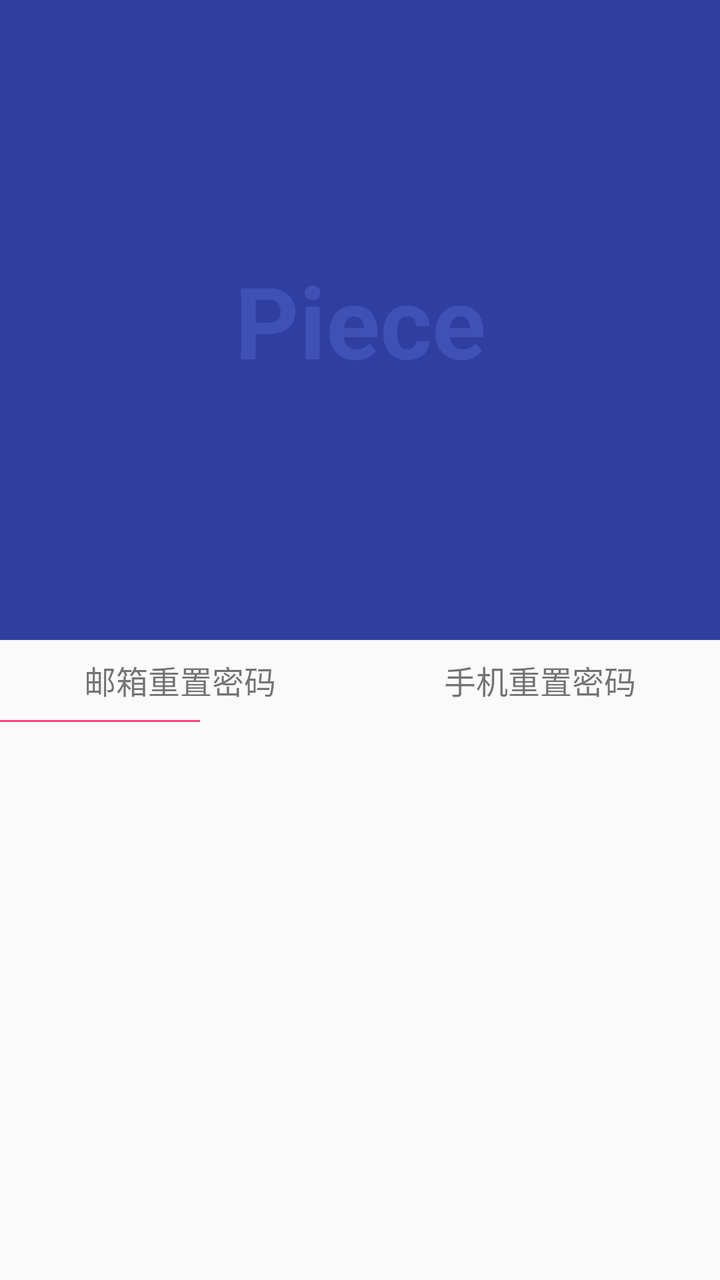
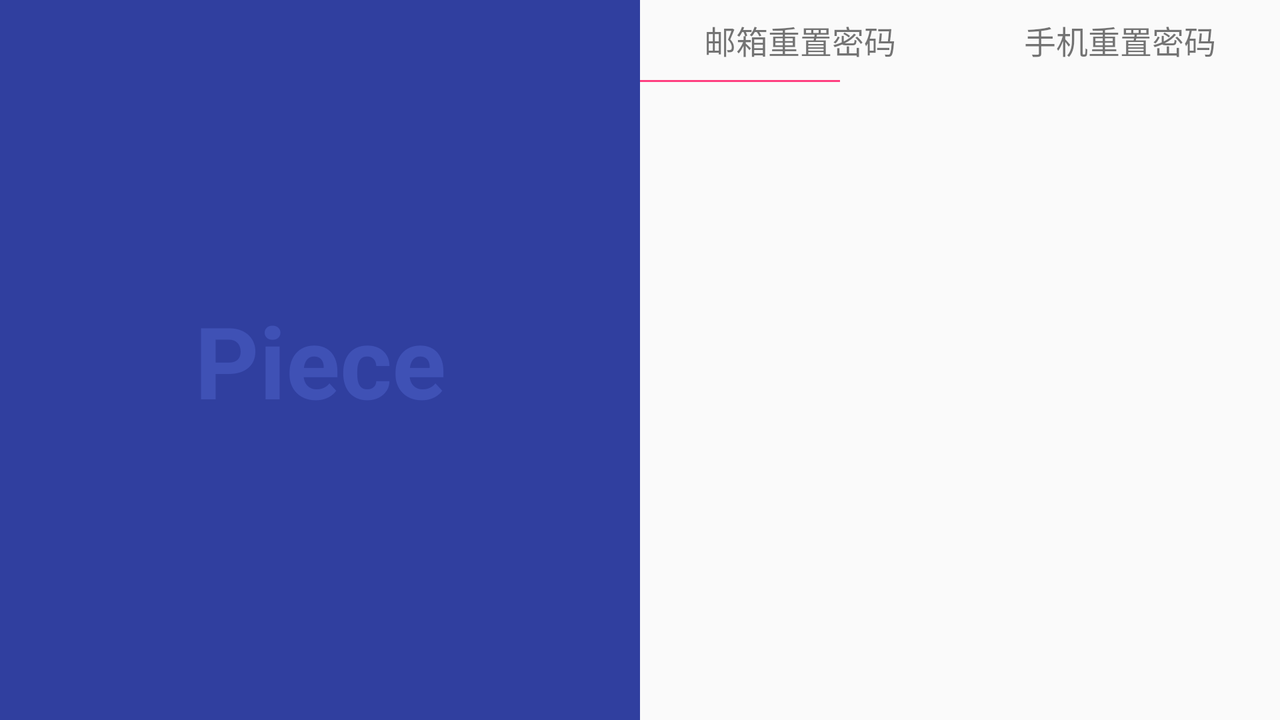

Two renders of one Android screen. The first uses the default layout on a phone; the second uses the alternative layout the repository ships for a different screen configuration, on a matching device. The two XML files are below.
<!-- AndroidManifest.xml: application theme AppTheme -->
<!-- res/layout/activity_reset_pwd.xml -->
<LinearLayout xmlns:android="http://schemas.android.com/apk/res/android"
    xmlns:tools="http://schemas.android.com/tools"
    android:layout_width="match_parent"
    android:layout_height="match_parent"
    android:gravity="center_horizontal"
    android:orientation="vertical"
    tools:context=".controller.LoginRegister.ResetPwdActivity">

    <LinearLayout
        android:layout_width="match_parent"
        android:layout_height="0dp"
        android:layout_weight="1"
        android:background="@color/colorPrimaryDark">

        <TextView
            android:layout_width="match_parent"
            android:layout_height="match_parent"
            android:gravity="center"
            android:keepScreenOn="true"
            android:text="@string/app_name"
            android:textColor="@color/colorPrimary"
            android:textSize="50sp"
            android:textStyle="bold" />
    </LinearLayout>

    <LinearLayout
        android:layout_width="match_parent"
        android:layout_height="0dp"
        android:layout_weight="1"
        android:orientation="vertical">

        <include layout="@layout/tab_reset_pwd" />

        <TextView
            android:id="@+id/line_tab"
            android:layout_width="100dp"
            android:layout_height="1dp"
            android:background="@color/colorAccent" />

        <android.support.v4.view.ViewPager
            android:id="@+id/resetPwd_viewPager"
            android:layout_width="match_parent"
            android:layout_height="wrap_content"
            android:padding="16dp">
        </android.support.v4.view.ViewPager>

    </LinearLayout>



</LinearLayout>
<!-- res/layout/tab_reset_pwd.xml (included above) -->
<?xml version="1.0" encoding="utf-8"?>
<LinearLayout xmlns:android="http://schemas.android.com/apk/res/android"
    android:orientation="horizontal" android:layout_width="match_parent"
    android:layout_height="40dp">
    <TextView
        android:id="@+id/tv_tab0"
        android:layout_width="0dp"
        android:layout_height="match_parent"
        android:layout_weight="1"
        android:text="邮箱重置密码"
        android:textSize="16sp"
        android:gravity="center" />
    <TextView
        android:id="@+id/tv_tab1"
        android:layout_width="0dp"
        android:layout_height="match_parent"
        android:layout_weight="1"
        android:text="手机重置密码"
        android:textSize="16sp"
        android:gravity="center" />

</LinearLayout>
<!-- resources referenced by this layout -->
<resources>
  <color name="colorAccent">#FF4081</color>
  <color name="colorPrimary">#3F51B5</color>
  <color name="colorPrimaryDark">#303F9F</color>
  <string name="app_name">Piece</string>
  <style name="AppTheme" parent="Theme.AppCompat.Light.NoActionBar">
          
          <item name="colorPrimary">@color/colorPrimary</item>
          <item name="colorPrimaryDark">@color/colorPrimaryDark</item>
          <item name="colorAccent">@color/colorAccent</item>
      </style>
</resources>
<!-- res/layout-land/activity_reset_pwd.xml (the repository's variant of the layout above) -->
<!-- drawn on the phone turned sideways -->
<LinearLayout xmlns:android="http://schemas.android.com/apk/res/android"
    xmlns:tools="http://schemas.android.com/tools"
    android:layout_width="match_parent"
    android:layout_height="match_parent"
    android:gravity="center_horizontal"
    android:orientation="horizontal"
    tools:context=".controller.LoginRegister.ResetPwdActivity">

    <LinearLayout
        android:layout_width="0dp"
        android:layout_height="match_parent"
        android:layout_weight="1"
        android:background="@color/colorPrimaryDark">

        <TextView
            android:layout_width="match_parent"
            android:layout_height="match_parent"
            android:gravity="center"
            android:keepScreenOn="true"
            android:text="@string/app_name"
            android:textColor="@color/colorPrimary"
            android:textSize="50sp"
            android:textStyle="bold" />
    </LinearLayout>

    <LinearLayout
        android:layout_width="0dp"
        android:layout_height="match_parent"
        android:layout_weight="1"
        android:orientation="vertical">

        <include layout="@layout/tab_reset_pwd" />

        <TextView
            android:id="@+id/line_tab"
            android:layout_width="100dp"
            android:layout_height="1dp"
            android:background="@color/colorAccent" />

        <android.support.v4.view.ViewPager
            android:id="@+id/resetPwd_viewPager"
            android:layout_width="match_parent"
            android:layout_height="wrap_content"
            android:padding="16dp">
        </android.support.v4.view.ViewPager>

    </LinearLayout>



</LinearLayout>
